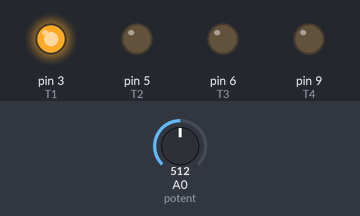
This sketch was run on a simulated Arduino Uno, built with avr-gcc and run on an emulated ATmega328P. Parts: output pins drawn as LEDs (lit = HIGH). The test bench sets the inputs (shaded band); at power-on: A0 (potent) = 512.

Above: at 1.2 s.
1.3 s: A0 (potent) set to 525
At 1.8 s:
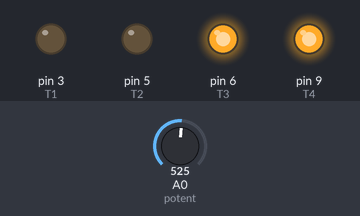
2.8 s: A0 (potent) set to 511
At 4.0 s:
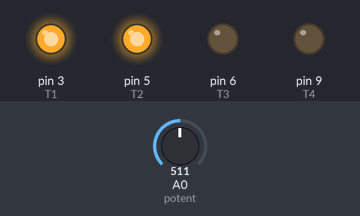
4.3 s: A0 (potent) set to 716
At 5.3 s:
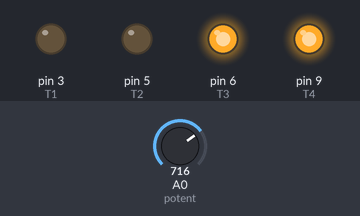
5.8 s: A0 (potent) set to 306
At 6.4 s:
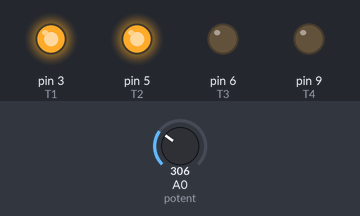
Timing chart, 0 to 8.3 s (numbered marks = the images above; inputs shaded):
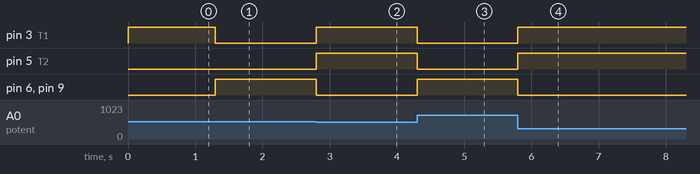

The sketch:

Upravlenie_potentiometrom.ino
```cpp
#define potent A0//потенциометр
#define T1 3//пины для открывания/закрывания полевых транзисторов
#define T2 5
#define T3 6
#define T4 9

void setup()
{
  pinMode(potent, INPUT);
  pinMode(T1, OUTPUT);
  pinMode(T2, OUTPUT);
  pinMode(T3, OUTPUT);
  pinMode(T4, OUTPUT);
}
int speed = 0;//скорость вращения электродвигателя

void loop()
{
  speed = map(analogRead(potent), 0, 1023, -255, 255);

  if (speed > 0)
  {
    digitalWrite(T1, LOW);
    digitalWrite(T2, LOW);
    digitalWrite(T3, HIGH);
    digitalWrite(T4, abs(speed));
  }
  else
  {
    digitalWrite(T1, HIGH);
    digitalWrite(T2, abs(speed));
    digitalWrite(T3, LOW);
    digitalWrite(T4, LOW);
  }
}
```

Measured:
- the behaviour switches between 513 and 514 on A0 (potent) (found by bisection; images 0 and 1)
- after the input at 1.3 s, pin 3 (T1): HIGH → LOW at once; pin 6 (T3), pin 9 (T4): LOW → HIGH at once
- after the input at 2.8 s, pin 3 (T1), pin 5 (T2): LOW → HIGH at once; pin 6 (T3), pin 9 (T4): HIGH → LOW at once
- after the input at 4.3 s, pin 3 (T1), pin 5 (T2): HIGH → LOW at once; pin 6 (T3), pin 9 (T4): LOW → HIGH at once
- after the input at 5.8 s, pin 3 (T1), pin 5 (T2): LOW → HIGH at once; pin 6 (T3), pin 9 (T4): HIGH → LOW at once
